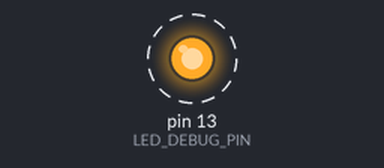
This sketch was run on a simulated Arduino Uno, built with avr-gcc and run on an emulated ATmega328P. Shown: output pins drawn as LEDs (lit = HIGH). Dashed ring = blinking.

Above: at 0.1 s.
Timing chart, 0 to 3.0 s (numbered marks = the images above):
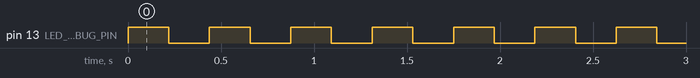

Measured:
- by itself, pin 13 (LED_DEBUG_PIN): alternates HIGH for 0.22 s and LOW for 0.22 s

The sketch:

sketch_aug01a.ino
```cpp
#include "global.h"

int main(void) {
  volatile uint32_t delay;

  SYS_Error_Check(SYS_Init());

  for(;;) {
    SYS_Error_Check(GPIO_Write(LED_DEBUG_PIN, GPIO_HIGH));
    for (delay = 0; delay < 100000; delay++);
    SYS_Error_Check(GPIO_Write(LED_DEBUG_PIN, GPIO_LOW));
    for (delay = 0; delay < 100000; delay++);
  }
}
```

global.h
```cpp
#ifndef __GLOBAL_H__
#define __GLOBAL_H__

#include <stdint.h>
#include <avr/io.h>

#include "sys.h"
#include "gpio.h"

#define LED_DEBUG_PIN   13

#endif
```

sys.c
```cpp
#include "global.h"

int32_t SYS_ERROR_NUM;

void SYS_Fatal_Error(int32_t err) {
  DDRB |= 0x20;
  PORTB |= 0x20;
  for(;;);
}

uint32_t SYS_Init(void) {
  SYS_Error_Check(GPIO_Init());
  SYS_Error_Check(GPIO_Write(LED_DEBUG_PIN, GPIO_OUTPUT));
  SYS_Error_Check(GPIO_Mode(LED_DEBUG_PIN, GPIO_OUTPUT));

  return SYS_SUCCESS;
}
```

sys.h
```cpp
#ifndef __SYS_H__
#define __SYS_H__

#ifdef __cplusplus
extern "C" {
#endif

#define SYS_ERROR_BASE      0x00001000
#define SYS_SUCCESS         0
#define SYS_Error_Check(x)  if(( SYS_ERROR_NUM = (x)) != 0) SYS_Fatal_Error(SYS_ERROR_NUM)

extern int32_t SYS_ERROR_NUM;
extern void SYS_Fatal_Error(int32_t err);
extern uint32_t SYS_Init(void);

#ifdef __cplusplus
}
#endif

#endif
```

gpio.c
```cpp
#include "global.h"

int32_t GPIO_Init(void) {
  DDRD = 0x00;
  DDRB = 0x00;
  PORTD = 0x00;
  PORTB = 0x00;
  return GPIO_SUCCESS;
  }

int32_t GPIO_Mode(uint8_t pin, uint8_t direction) {
  if (pin > GPIO_MAX) return GPIO_ERROR_RANGE;
  if (direction > GPIO_OUTPUT) return GPIO_ERROR_RANGE;


  if (direction == GPIO_OUTPUT) {   //output
    if (pin < 8) DDRD |= (1 << pin);    //port D 10 to 7
    else DDRB |= (1 << (pin & 7));
      }
    else {                    //input
      if(pin < 8) DDRD |= ~(1 << pin);    //PORTD 0 to 7
      else DDRB |= ~(1 << (pin & 7));     //PORTB (8 to 13,becomes 0 to 5)
    }
    return GPIO_SUCCESS;
}

int32_t GPIO_Write(uint8_t pin, uint8_t state) {
    if (pin > GPIO_MAX) return GPIO_ERROR_RANGE;
    if (state > GPIO_HIGH) return GPIO_ERROR_RANGE;

    if (state == GPIO_HIGH) {
      if (pin < 8) PORTD |= (1 << pin);
      else (PORTB |= (1 << (pin & 7)));
    }
    else {
      if (pin < 8) PORTD &= ~(1 << pin);
      else (PORTB &= ~(1 << (pin & 7)));
    }

    return GPIO_SUCCESS;
    }
```

gpio.h
```cpp
#include <stdint.h>
#ifndef __GPIO_H__
#define __GPIO_H__

#ifdef __cplusplus
extern "C" {
#endif

#define GPIO_ERROR_BASE         0x00003000
#define GPIO_SUCCESS            0
#define GPIO_ERROR_RANGE        (GPIO_ERROR_BASE + 1) //0x00003001
#define GPIO_ERROR_VALUE        (GPIO_ERROR_BASE + 2) //0x00003002

#define GPIO_MIN                0
#define GPIO_MAX                13

#define GPIO_INPUT              0
#define GPIO_OUTPUT             1

#define GPIO_LOW                0
#define GPIO_HIGH               1

extern int32_t GPIO_Init(void);
extern int32_t GPIO_Mode(uint8_t pin, uint8_t direction);
extern int32_t GPIO_Write(uint8_t pin, uint8_t state);

#ifdef __cplusplus
}
#endif

#endif
```
